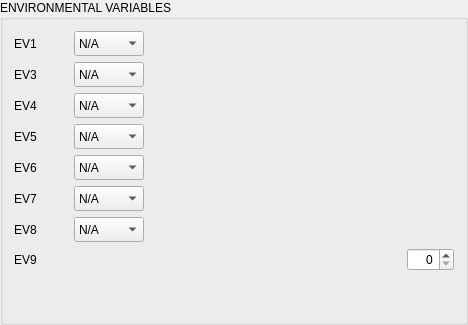
           <widget class="QGroupBox" name="groupBox_4">
            <property name="sizePolicy">
             <sizepolicy hsizetype="Preferred" vsizetype="Expanding">
              <horstretch>0</horstretch>
              <verstretch>0</verstretch>
             </sizepolicy>
            </property>
            <property name="title">
             <string>ENVIRONMENTAL VARIABLES</string>
            </property>
            <layout class="QVBoxLayout" name="verticalLayout_5">
             <item>
              <layout class="QHBoxLayout" name="horizontalLayout_2">
               <property name="spacing">
                <number>10</number>
               </property>
               <item>
                <widget class="QLabel" name="label_32">
                 <property name="sizePolicy">
                  <sizepolicy hsizetype="Fixed" vsizetype="Preferred">
                   <horstretch>0</horstretch>
                   <verstretch>0</verstretch>
                  </sizepolicy>
                 </property>
                 <property name="minimumSize">
                  <size>
                   <width>50</width>
                   <height>0</height>
                  </size>
                 </property>
                 <property name="maximumSize">
                  <size>
                   <width>50</width>
                   <height>16777215</height>
                  </size>
                 </property>
                 <property name="toolTip">
                  <string>Group member number</string>
                 </property>
                 <property name="text">
                  <string>EV1</string>
                 </property>
                </widget>
               </item>
               <item>
                <widget class="QComboBox" name="g_ev0">
                 <property name="sizePolicy">
                  <sizepolicy hsizetype="Fixed" vsizetype="Fixed">
                   <horstretch>0</horstretch>
                   <verstretch>0</verstretch>
                  </sizepolicy>
                 </property>
                 <property name="minimumSize">
                  <size>
                   <width>70</width>
                   <height>25</height>
                  </size>
                 </property>
                 <property name="maximumSize">
                  <size>
                   <width>16777215</width>
                   <height>25</height>
                  </size>
                 </property>
                 <property name="toolTip">
                  <string>Group member number</string>
                 </property>
                 <item>
                  <property name="text">
                   <string>N/A</string>
                  </property>
                 </item>
                 <item>
                  <property name="text">
                   <string>1</string>
                  </property>
                 </item>
                 <item>
                  <property name="text">
                   <string>2</string>
                  </property>
                 </item>
                 <item>
                  <property name="text">
                   <string>3</string>
                  </property>
                 </item>
                 <item>
                  <property name="text">
                   <string>4</string>
                  </property>
                 </item>
                 <item>
                  <property name="text">
                   <string>5</string>
                  </property>
                 </item>
                </widget>
               </item>
               <item>
                <widget class="QWidget" name="widget_3" native="true">
                 <property name="sizePolicy">
                  <sizepolicy hsizetype="Expanding" vsizetype="Preferred">
                   <horstretch>0</horstretch>
                   <verstretch>0</verstretch>
                  </sizepolicy>
                 </property>
                 <property name="minimumSize">
                  <size>
                   <width>300</width>
                   <height>0</height>
                  </size>
                 </property>
                 <property name="toolTip">
                  <string>Group member number</string>
                 </property>
                 <layout class="QHBoxLayout" name="layout_ev0">
                  <property name="leftMargin">
                   <number>0</number>
                  </property>
                  <property name="topMargin">
                   <number>0</number>
                  </property>
                  <property name="rightMargin">
                   <number>0</number>
                  </property>
                  <property name="bottomMargin">
                   <number>0</number>
                  </property>
                 </layout>
                </widget>
               </item>
              </layout>
             </item>
             <item>
              <layout class="QHBoxLayout" name="horizontalLayout_3">
               <property name="spacing">
                <number>10</number>
               </property>
               <item>
                <widget class="QLabel" name="label_33">
                 <property name="sizePolicy">
                  <sizepolicy hsizetype="Fixed" vsizetype="Preferred">
                   <horstretch>0</horstretch>
                   <verstretch>0</verstretch>
                  </sizepolicy>
                 </property>
                 <property name="minimumSize">
                  <size>
                   <width>50</width>
                   <height>0</height>
                  </size>
                 </property>
                 <property name="maximumSize">
                  <size>
                   <width>50</width>
                   <height>16777215</height>
                  </size>
                 </property>
                 <property name="toolTip">
                  <string>Chance of a claim</string>
                 </property>
                 <property name="text">
                  <string>EV3</string>
                 </property>
                </widget>
               </item>
               <item>
                <widget class="QComboBox" name="g_ev2">
                 <property name="sizePolicy">
                  <sizepolicy hsizetype="Fixed" vsizetype="Fixed">
                   <horstretch>0</horstretch>
                   <verstretch>0</verstretch>
                  </sizepolicy>
                 </property>
                 <property name="minimumSize">
                  <size>
                   <width>70</width>
                   <height>25</height>
                  </size>
                 </property>
                 <property name="maximumSize">
                  <size>
                   <width>16777215</width>
                   <height>25</height>
                  </size>
                 </property>
                 <property name="toolTip">
                  <string>Chance of a claim</string>
                 </property>
                 <item>
                  <property name="text">
                   <string>N/A</string>
                  </property>
                 </item>
                 <item>
                  <property name="text">
                   <string>1</string>
                  </property>
                 </item>
                 <item>
                  <property name="text">
                   <string>2</string>
                  </property>
                 </item>
                 <item>
                  <property name="text">
                   <string>3</string>
                  </property>
                 </item>
                 <item>
                  <property name="text">
                   <string>4</string>
                  </property>
                 </item>
                 <item>
                  <property name="text">
                   <string>5</string>
                  </property>
                 </item>
                </widget>
               </item>
               <item>
                <widget class="QWidget" name="widget_4" native="true">
                 <property name="sizePolicy">
                  <sizepolicy hsizetype="Expanding" vsizetype="Preferred">
                   <horstretch>0</horstretch>
                   <verstretch>0</verstretch>
                  </sizepolicy>
                 </property>
                 <property name="minimumSize">
                  <size>
                   <width>300</width>
                   <height>0</height>
                  </size>
                 </property>
                 <property name="toolTip">
                  <string>Chance of a claim</string>
                 </property>
                 <layout class="QHBoxLayout" name="layout_ev2">
                  <property name="leftMargin">
                   <number>0</number>
                  </property>
                  <property name="topMargin">
                   <number>0</number>
                  </property>
                  <property name="rightMargin">
                   <number>0</number>
                  </property>
                  <property name="bottomMargin">
                   <number>0</number>
                  </property>
                 </layout>
                </widget>
               </item>
              </layout>
             </item>
             <item>
              <layout class="QHBoxLayout" name="horizontalLayout_14">
               <property name="spacing">
                <number>10</number>
               </property>
               <item>
                <widget class="QLabel" name="label_34">
                 <property name="sizePolicy">
                  <sizepolicy hsizetype="Fixed" vsizetype="Preferred">
                   <horstretch>0</horstretch>
                   <verstretch>0</verstretch>
                  </sizepolicy>
                 </property>
                 <property name="minimumSize">
                  <size>
                   <width>50</width>
                   <height>0</height>
                  </size>
                 </property>
                 <property name="maximumSize">
                  <size>
                   <width>50</width>
                   <height>16777215</height>
                  </size>
                 </property>
                 <property name="toolTip">
                  <string>Honest defector %</string>
                 </property>
                 <property name="text">
                  <string>EV4</string>
                 </property>
                </widget>
               </item>
               <item>
                <widget class="QComboBox" name="g_ev3">
                 <property name="sizePolicy">
                  <sizepolicy hsizetype="Fixed" vsizetype="Fixed">
                   <horstretch>0</horstretch>
                   <verstretch>0</verstretch>
                  </sizepolicy>
                 </property>
                 <property name="minimumSize">
                  <size>
                   <width>70</width>
                   <height>25</height>
                  </size>
                 </property>
                 <property name="maximumSize">
                  <size>
                   <width>16777215</width>
                   <height>25</height>
                  </size>
                 </property>
                 <property name="toolTip">
                  <string>Honest defector %</string>
                 </property>
                 <item>
                  <property name="text">
                   <string>N/A</string>
                  </property>
                 </item>
                 <item>
                  <property name="text">
                   <string>1</string>
                  </property>
                 </item>
                 <item>
                  <property name="text">
                   <string>2</string>
                  </property>
                 </item>
                 <item>
                  <property name="text">
                   <string>3</string>
                  </property>
                 </item>
                 <item>
                  <property name="text">
                   <string>4</string>
                  </property>
                 </item>
                 <item>
                  <property name="text">
                   <string>5</string>
                  </property>
                 </item>
                </widget>
               </item>
               <item>
                <widget class="QWidget" name="widget_5" native="true">
                 <property name="sizePolicy">
                  <sizepolicy hsizetype="Expanding" vsizetype="Preferred">
                   <horstretch>0</horstretch>
                   <verstretch>0</verstretch>
                  </sizepolicy>
                 </property>
                 <property name="minimumSize">
                  <size>
                   <width>300</width>
                   <height>0</height>
                  </size>
                 </property>
                 <property name="toolTip">
                  <string>Honest defector %</string>
                 </property>
                 <layout class="QHBoxLayout" name="layout_ev3">
                  <property name="leftMargin">
                   <number>0</number>
                  </property>
                  <property name="topMargin">
                   <number>0</number>
                  </property>
                  <property name="rightMargin">
                   <number>0</number>
                  </property>
                  <property name="bottomMargin">
                   <number>0</number>
                  </property>
                 </layout>
                </widget>
               </item>
              </layout>
             </item>
             <item>
              <layout class="QHBoxLayout" name="horizontalLayout_15">
               <property name="spacing">
                <number>10</number>
               </property>
               <item>
                <widget class="QLabel" name="label_35">
                 <property name="sizePolicy">
                  <sizepolicy hsizetype="Fixed" vsizetype="Preferred">
                   <horstretch>0</horstretch>
                   <verstretch>0</verstretch>
                  </sizepolicy>
                 </property>
                 <property name="minimumSize">
                  <size>
                   <width>50</width>
                   <height>0</height>
                  </size>
                 </property>
                 <property name="maximumSize">
                  <size>
                   <width>50</width>
                   <height>16777215</height>
                  </size>
                 </property>
                 <property name="toolTip">
                  <string>Low-morale %</string>
                 </property>
                 <property name="text">
                  <string>EV5</string>
                 </property>
                </widget>
               </item>
               <item>
                <widget class="QComboBox" name="g_ev4">
                 <property name="sizePolicy">
                  <sizepolicy hsizetype="Fixed" vsizetype="Fixed">
                   <horstretch>0</horstretch>
                   <verstretch>0</verstretch>
                  </sizepolicy>
                 </property>
                 <property name="minimumSize">
                  <size>
                   <width>70</width>
                   <height>25</height>
                  </size>
                 </property>
                 <property name="maximumSize">
                  <size>
                   <width>16777215</width>
                   <height>25</height>
                  </size>
                 </property>
                 <property name="toolTip">
                  <string>Low-morale %</string>
                 </property>
                 <item>
                  <property name="text">
                   <string>N/A</string>
                  </property>
                 </item>
                 <item>
                  <property name="text">
                   <string>1</string>
                  </property>
                 </item>
                 <item>
                  <property name="text">
                   <string>2</string>
                  </property>
                 </item>
                 <item>
                  <property name="text">
                   <string>3</string>
                  </property>
                 </item>
                 <item>
                  <property name="text">
                   <string>4</string>
                  </property>
                 </item>
                 <item>
                  <property name="text">
                   <string>5</string>
                  </property>
                 </item>
                </widget>
               </item>
               <item>
                <widget class="QWidget" name="widget_6" native="true">
                 <property name="sizePolicy">
                  <sizepolicy hsizetype="Expanding" vsizetype="Preferred">
                   <horstretch>0</horstretch>
                   <verstretch>0</verstretch>
                  </sizepolicy>
                 </property>
                 <property name="minimumSize">
                  <size>
                   <width>300</width>
                   <height>0</height>
                  </size>
                 </property>
                 <property name="toolTip">
                  <string>Low-morale %</string>
                 </property>
                 <layout class="QHBoxLayout" name="layout_ev4">
                  <property name="leftMargin">
                   <number>0</number>
                  </property>
                  <property name="topMargin">
                   <number>0</number>
                  </property>
                  <property name="rightMargin">
                   <number>0</number>
                  </property>
                  <property name="bottomMargin">
                   <number>0</number>
                  </property>
                 </layout>
                </widget>
               </item>
              </layout>
             </item>
             <item>
              <layout class="QHBoxLayout" name="horizontalLayout_16">
               <property name="spacing">
                <number>10</number>
               </property>
               <item>
                <widget class="QLabel" name="label_36">
                 <property name="sizePolicy">
                  <sizepolicy hsizetype="Fixed" vsizetype="Preferred">
                   <horstretch>0</horstretch>
                   <verstretch>0</verstretch>
                  </sizepolicy>
                 </property>
                 <property name="minimumSize">
                  <size>
                   <width>50</width>
                   <height>0</height>
                  </size>
                 </property>
                 <property name="maximumSize">
                  <size>
                   <width>50</width>
                   <height>16777215</height>
                  </size>
                 </property>
                 <property name="toolTip">
                  <string>Dependent members %</string>
                 </property>
                 <property name="text">
                  <string>EV6</string>
                 </property>
                </widget>
               </item>
               <item>
                <widget class="QComboBox" name="g_ev5">
                 <property name="sizePolicy">
                  <sizepolicy hsizetype="Fixed" vsizetype="Fixed">
                   <horstretch>0</horstretch>
                   <verstretch>0</verstretch>
                  </sizepolicy>
                 </property>
                 <property name="minimumSize">
                  <size>
                   <width>70</width>
                   <height>25</height>
                  </size>
                 </property>
                 <property name="maximumSize">
                  <size>
                   <width>16777215</width>
                   <height>25</height>
                  </size>
                 </property>
                 <property name="toolTip">
                  <string>Dependent members %</string>
                 </property>
                 <item>
                  <property name="text">
                   <string>N/A</string>
                  </property>
                 </item>
                 <item>
                  <property name="text">
                   <string>1</string>
                  </property>
                 </item>
                 <item>
                  <property name="text">
                   <string>2</string>
                  </property>
                 </item>
                 <item>
                  <property name="text">
                   <string>3</string>
                  </property>
                 </item>
                 <item>
                  <property name="text">
                   <string>4</string>
                  </property>
                 </item>
                 <item>
                  <property name="text">
                   <string>5</string>
                  </property>
                 </item>
                </widget>
               </item>
               <item>
                <widget class="QWidget" name="widget_7" native="true">
                 <property name="sizePolicy">
                  <sizepolicy hsizetype="Expanding" vsizetype="Preferred">
                   <horstretch>0</horstretch>
                   <verstretch>0</verstretch>
                  </sizepolicy>
                 </property>
                 <property name="minimumSize">
                  <size>
                   <width>300</width>
                   <height>0</height>
                  </size>
                 </property>
                 <property name="toolTip">
                  <string>Dependent members %</string>
                 </property>
                 <layout class="QHBoxLayout" name="layout_ev5">
                  <property name="leftMargin">
                   <number>0</number>
                  </property>
                  <property name="topMargin">
                   <number>0</number>
                  </property>
                  <property name="rightMargin">
                   <number>0</number>
                  </property>
                  <property name="bottomMargin">
                   <number>0</number>
                  </property>
                 </layout>
                </widget>
               </item>
              </layout>
             </item>
             <item>
              <layout class="QHBoxLayout" name="horizontalLayout_17">
               <property name="spacing">
                <number>10</number>
               </property>
               <item>
                <widget class="QLabel" name="label_37">
                 <property name="sizePolicy">
                  <sizepolicy hsizetype="Fixed" vsizetype="Preferred">
                   <horstretch>0</horstretch>
                   <verstretch>0</verstretch>
                  </sizepolicy>
                 </property>
                 <property name="minimumSize">
                  <size>
                   <width>50</width>
                   <height>0</height>
                  </size>
                 </property>
                 <property name="maximumSize">
                  <size>
                   <width>50</width>
                   <height>16777215</height>
                  </size>
                 </property>
                 <property name="toolTip">
                  <string>Dependent member threshold</string>
                 </property>
                 <property name="text">
                  <string>EV7</string>
                 </property>
                </widget>
               </item>
               <item>
                <widget class="QComboBox" name="g_ev6">
                 <property name="sizePolicy">
                  <sizepolicy hsizetype="Fixed" vsizetype="Fixed">
                   <horstretch>0</horstretch>
                   <verstretch>0</verstretch>
                  </sizepolicy>
                 </property>
                 <property name="minimumSize">
                  <size>
                   <width>70</width>
                   <height>25</height>
                  </size>
                 </property>
                 <property name="maximumSize">
                  <size>
                   <width>16777215</width>
                   <height>25</height>
                  </size>
                 </property>
                 <property name="toolTip">
                  <string>Dependent member threshold</string>
                 </property>
                 <item>
                  <property name="text">
                   <string>N/A</string>
                  </property>
                 </item>
                 <item>
                  <property name="text">
                   <string>1</string>
                  </property>
                 </item>
                 <item>
                  <property name="text">
                   <string>2</string>
                  </property>
                 </item>
                 <item>
                  <property name="text">
                   <string>3</string>
                  </property>
                 </item>
                </widget>
               </item>
               <item>
                <widget class="QWidget" name="widget_8" native="true">
                 <property name="sizePolicy">
                  <sizepolicy hsizetype="Expanding" vsizetype="Preferred">
                   <horstretch>0</horstretch>
                   <verstretch>0</verstretch>
                  </sizepolicy>
                 </property>
                 <property name="minimumSize">
                  <size>
                   <width>300</width>
                   <height>0</height>
                  </size>
                 </property>
                 <property name="toolTip">
                  <string>Dependent member threshold</string>
                 </property>
                 <layout class="QHBoxLayout" name="layout_ev6">
                  <property name="leftMargin">
                   <number>0</number>
                  </property>
                  <property name="topMargin">
                   <number>0</number>
                  </property>
                  <property name="rightMargin">
                   <number>0</number>
                  </property>
                  <property name="bottomMargin">
                   <number>0</number>
                  </property>
                 </layout>
                </widget>
               </item>
              </layout>
             </item>
             <item>
              <layout class="QHBoxLayout" name="horizontalLayout_21">
               <property name="spacing">
                <number>10</number>
               </property>
               <item>
                <widget class="QLabel" name="label_38">
                 <property name="sizePolicy">
                  <sizepolicy hsizetype="Fixed" vsizetype="Preferred">
                   <horstretch>0</horstretch>
                   <verstretch>0</verstretch>
                  </sizepolicy>
                 </property>
                 <property name="minimumSize">
                  <size>
                   <width>50</width>
                   <height>0</height>
                  </size>
                 </property>
                 <property name="maximumSize">
                  <size>
                   <width>50</width>
                   <height>16777215</height>
                  </size>
                 </property>
                 <property name="toolTip">
                  <string>Any additional periods?
</string>
                 </property>
                 <property name="text">
                  <string>EV8</string>
                 </property>
                </widget>
               </item>
               <item>
                <widget class="QComboBox" name="g_ev7">
                 <property name="sizePolicy">
                  <sizepolicy hsizetype="Fixed" vsizetype="Fixed">
                   <horstretch>0</horstretch>
                   <verstretch>0</verstretch>
                  </sizepolicy>
                 </property>
                 <property name="minimumSize">
                  <size>
                   <width>70</width>
                   <height>25</height>
                  </size>
                 </property>
                 <property name="maximumSize">
                  <size>
                   <width>16777215</width>
                   <height>25</height>
                  </size>
                 </property>
                 <property name="toolTip">
                  <string>Any additional periods?
</string>
                 </property>
                 <item>
                  <property name="text">
                   <string>N/A</string>
                  </property>
                 </item>
                 <item>
                  <property name="text">
                   <string>1</string>
                  </property>
                 </item>
                 <item>
                  <property name="text">
                   <string>2</string>
                  </property>
                 </item>
                 <item>
                  <property name="text">
                   <string>3</string>
                  </property>
                 </item>
                 <item>
                  <property name="text">
                   <string>4</string>
                  </property>
                 </item>
                 <item>
                  <property name="text">
                   <string>5</string>
                  </property>
                 </item>
                </widget>
               </item>
               <item>
                <widget class="QWidget" name="widget_9" native="true">
                 <property name="sizePolicy">
                  <sizepolicy hsizetype="Expanding" vsizetype="Preferred">
                   <horstretch>0</horstretch>
                   <verstretch>0</verstretch>
                  </sizepolicy>
                 </property>
                 <property name="minimumSize">
                  <size>
                   <width>300</width>
                   <height>0</height>
                  </size>
                 </property>
                 <property name="toolTip">
                  <string>Any additional periods?
</string>
                 </property>
                 <layout class="QHBoxLayout" name="layout_ev7">
                  <property name="leftMargin">
                   <number>0</number>
                  </property>
                  <property name="topMargin">
                   <number>0</number>
                  </property>
                  <property name="rightMargin">
                   <number>0</number>
                  </property>
                  <property name="bottomMargin">
                   <number>0</number>
                  </property>
                 </layout>
                </widget>
               </item>
              </layout>
             </item>
             <item>
              <layout class="QHBoxLayout" name="horizontalLayout_27">
               <item>
                <widget class="QLabel" name="label_39">
                 <property name="sizePolicy">
                  <sizepolicy hsizetype="Fixed" vsizetype="Preferred">
                   <horstretch>0</horstretch>
                   <verstretch>0</verstretch>
                  </sizepolicy>
                 </property>
                 <property name="minimumSize">
                  <size>
                   <width>50</width>
                   <height>0</height>
                  </size>
                 </property>
                 <property name="maximumSize">
                  <size>
                   <width>50</width>
                   <height>16777215</height>
                  </size>
                 </property>
                 <property name="toolTip">
                  <string>Low-morale quit %</string>
                 </property>
                 <property name="text">
                  <string>EV9</string>
                 </property>
                </widget>
               </item>
               <item>
                <widget class="QWidget" name="widget_16" native="true">
                 <layout class="QHBoxLayout" name="layout_ev8">
                  <property name="spacing">
                   <number>0</number>
                  </property>
                  <property name="leftMargin">
                   <number>0</number>
                  </property>
                  <property name="topMargin">
                   <number>0</number>
                  </property>
                  <property name="rightMargin">
                   <number>0</number>
                  </property>
                  <property name="bottomMargin">
                   <number>0</number>
                  </property>
                  <item>
                   <spacer name="horizontalSpacer_5">
                    <property name="orientation">
                     <enum>Qt::Horizontal</enum>
                    </property>
                    <property name="sizeHint" stdset="0">
                     <size>
                      <width>40</width>
                      <height>20</height>
                     </size>
                    </property>
                   </spacer>
                  </item>
                  <item>
                   <widget class="QSpinBox" name="ev8">
                    <property name="alignment">
                     <set>Qt::AlignRight|Qt::AlignTrailing|Qt::AlignVCenter</set>
                    </property>
                    <property name="maximum">
                     <number>100</number>
                    </property>
                   </widget>
                  </item>
                 </layout>
                </widget>
               </item>
              </layout>
             </item>
             <item>
              <spacer name="verticalSpacer">
               <property name="orientation">
                <enum>Qt::Vertical</enum>
               </property>
               <property name="sizeHint" stdset="0">
                <size>
                 <width>20</width>
                 <height>40</height>
                </size>
               </property>
              </spacer>
             </item>
            </layout>
           </widget>
